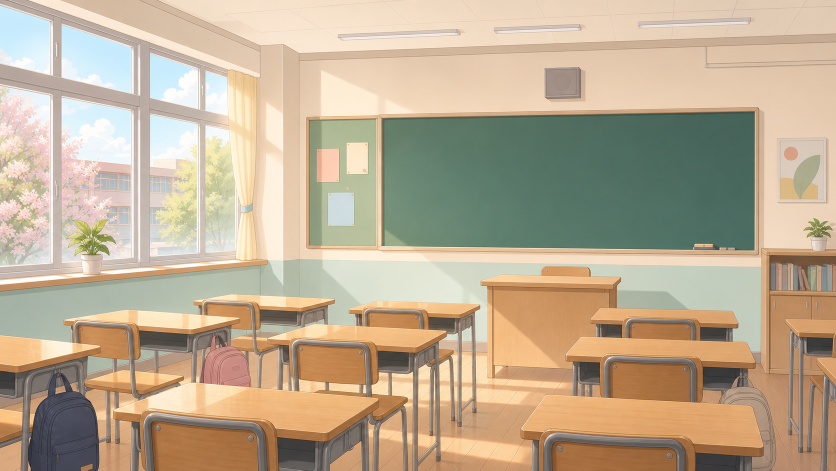
#> input picture assets/backgrounds/scene_classroom.png, 1672 x 941 px, found by its file name (shown at 1/2 size)
$ python create_case01_starter_assets.py
#> lines starting #> are read from the running program, lines starting #| are printed output that depends on the picture
from pathlib import Path

from PIL import Image, ImageDraw, ImageFilter, ImageFont


PROJECT_ROOT = Path(__file__).resolve().parents[1]
SOURCE_ROOT = PROJECT_ROOT.parent
OUT_ROOT = PROJECT_ROOT / "assets" / "images"


# [5 lines left out: function font, not called in this run]


def save_webp_from(src, dst, size=None):
    im = Image.open(SOURCE_ROOT / src)
    if size:
        im.thumbnail(size, Image.LANCZOS)
    if im.mode not in ("RGB", "RGBA"):
        im = im.convert("RGBA")
    im.save(OUT_ROOT / dst, "WEBP", quality=90, lossless=False)


def ensure_dirs():
    for path in [
        OUT_ROOT / "backgrounds" / "case01",
        OUT_ROOT / "characters" / "case01",
        OUT_ROOT / "clues" / "case01",
        OUT_ROOT / "thumbnails",
    ]:
        path.mkdir(parents=True, exist_ok=True)


# [97 lines left out: functions create_desk_background, create_clueview_background, create_receipt, create_note, create_chat_capture, create_thumbnail, not called in this run]


def main():
    ensure_dirs()
    save_webp_from("assets/backgrounds/scene_classroom.png", "backgrounds/case01/bg_case01_scene01_classroom.webp")
#> in save_webp_from, im is the input picture: PIL image 1672x941 RGB; mean R, G, B 189.2, 172.1, 147
    save_webp_from("assets/backgrounds/scene_health.png", "backgrounds/case01/bg_case01_scene04_healthroom.webp")
#> call 2 of save_webp_from, with src = 'assets/backgrounds/scene_health.png'
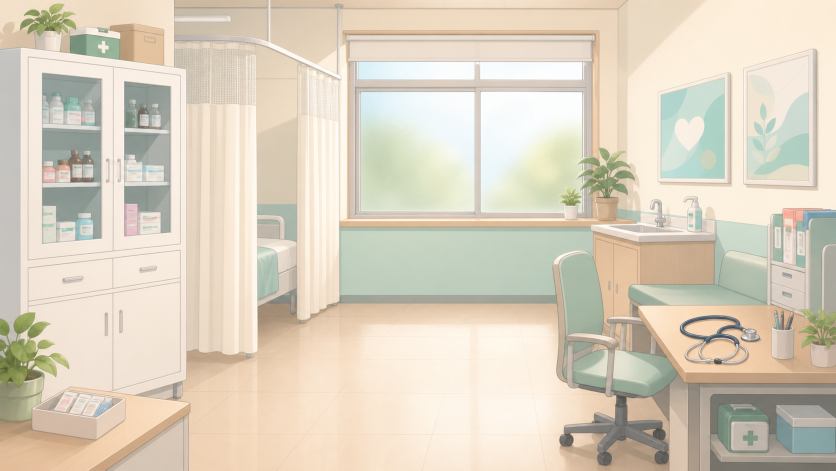
#> input picture assets/backgrounds/scene_health.png, 1672 x 941 px, found by its file name (shown at 1/2 size)
#> in save_webp_from, im is the input picture: PIL image 1672x941 RGB; mean R, G, B 218.7, 209.1, 191.2
    save_webp_from("assets/characters/char_male_sick.png", "characters/case01/npc_minjae_pale.webp")
#> call 3 of save_webp_from, with src = 'assets/characters/char_male_sick.png', dst = 'characters/case01/npc_minjae_pale.webp'
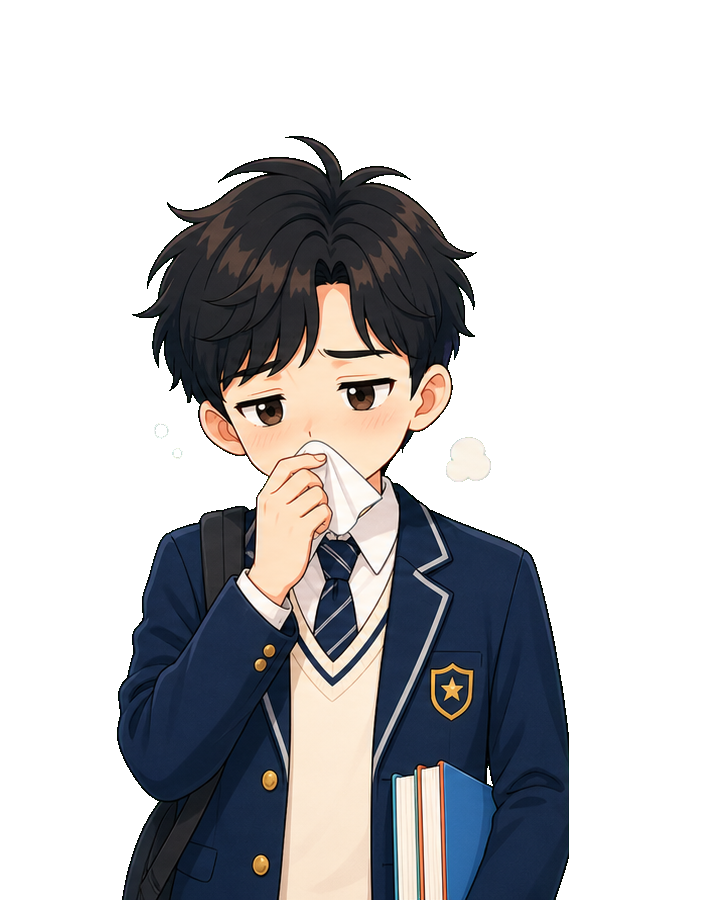
#> input picture assets/characters/char_male_sick.png, 720 x 900 px, found by its file name
#> in save_webp_from, im is the input picture: PIL image 720x900 RGBA; mean R, G, B, A 35.4, 35.2, 37, 97.1
    save_webp_from("assets/characters/char_male_recovered.png", "characters/case01/npc_minjae_relieved.webp")
    save_webp_from("assets/characters/char_female_nervous.png", "characters/case01/npc_jiwoo_worried.webp")
    save_webp_from("assets/characters/teacher_main.png", "characters/case01/npc_nurse_default.webp")
    save_webp_from("health_game_clue_can.png", "clues/case01/clue_case01_energy_drink.webp")
    if (SOURCE_ROOT / "약학정보원 활동" / "처방전 약봉투.png").exists():
        save_webp_from("약학정보원 활동/처방전 약봉투.png", "clues/case01/clue_case01_medicine_bag.webp")
    create_desk_background()
    create_clueview_background()
    create_receipt()
    create_note()
    create_chat_capture()
    create_thumbnail()
    print("case01 starter assets created")


if __name__ == "__main__":
#> (the run stopped early here; a loop or call above may not have finished)
